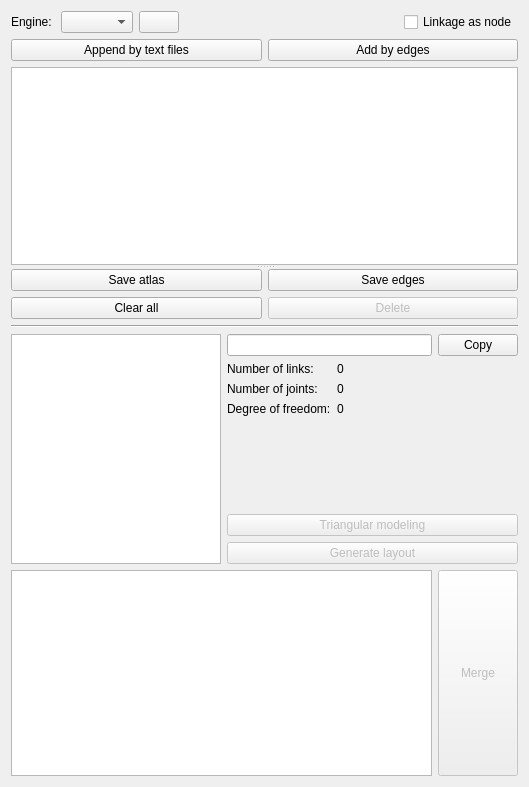
<?xml version="1.0" encoding="UTF-8"?>
<ui version="4.0">
 <class>Form</class>
 <widget class="QWidget" name="Form">
  <property name="geometry">
   <rect>
    <x>0</x>
    <y>0</y>
    <width>529</width>
    <height>787</height>
   </rect>
  </property>
  <property name="windowTitle">
   <string>Form</string>
  </property>
  <property name="windowIcon">
   <iconset resource="../../../icons.qrc">
    <normaloff>:/icons/collection-structure.png</normaloff>:/icons/collection-structure.png</iconset>
  </property>
  <layout class="QVBoxLayout" name="verticalLayout_4">
   <item>
    <layout class="QHBoxLayout" name="horizontalLayout">
     <item>
      <widget class="QLabel" name="graph_engine_text">
       <property name="text">
        <string>Engine: </string>
       </property>
      </widget>
     </item>
     <item>
      <widget class="QComboBox" name="graph_engine">
       <property name="statusTip">
        <string>Layout engine from NetworkX and Pydot (Graphviz).</string>
       </property>
       <property name="currentIndex">
        <number>-1</number>
       </property>
      </widget>
     </item>
     <item>
      <widget class="QPushButton" name="reload_atlas">
       <property name="toolTip">
        <string>Add to collection.</string>
       </property>
       <property name="text">
        <string/>
       </property>
       <property name="icon">
        <iconset resource="../../../icons.qrc">
         <normaloff>:/icons/dataupdate.png</normaloff>:/icons/dataupdate.png</iconset>
       </property>
      </widget>
     </item>
     <item>
      <spacer name="horizontalSpacer">
       <property name="orientation">
        <enum>Qt::Horizontal</enum>
       </property>
       <property name="sizeHint" stdset="0">
        <size>
         <width>40</width>
         <height>20</height>
        </size>
       </property>
      </spacer>
     </item>
     <item>
      <widget class="QCheckBox" name="graph_link_as_node">
       <property name="statusTip">
        <string>Show the edges as nodes.</string>
       </property>
       <property name="text">
        <string>Linkage as node</string>
       </property>
      </widget>
     </item>
    </layout>
   </item>
   <item>
    <layout class="QHBoxLayout" name="horizontalLayout_5">
     <item>
      <widget class="QPushButton" name="add_by_files_button">
       <property name="statusTip">
        <string>Add the chain by edge expression from text files.</string>
       </property>
       <property name="text">
        <string>Append by text files</string>
       </property>
      </widget>
     </item>
     <item>
      <widget class="QPushButton" name="add_by_edges_button">
       <property name="statusTip">
        <string>Add the chain by edge expression.</string>
       </property>
       <property name="text">
        <string>Add by edges</string>
       </property>
      </widget>
     </item>
    </layout>
   </item>
   <item>
    <widget class="QSplitter" name="splitter">
     <property name="orientation">
      <enum>Qt::Vertical</enum>
     </property>
     <widget class="QWidget" name="verticalLayoutWidget_2">
      <layout class="QVBoxLayout" name="verticalLayout_3">
       <item>
        <widget class="QListWidget" name="collection_list">
         <property name="contextMenuPolicy">
          <enum>Qt::CustomContextMenu</enum>
         </property>
         <property name="iconSize">
          <size>
           <width>100</width>
           <height>100</height>
          </size>
         </property>
         <property name="movement">
          <enum>QListView::Static</enum>
         </property>
         <property name="resizeMode">
          <enum>QListView::Adjust</enum>
         </property>
         <property name="spacing">
          <number>3</number>
         </property>
         <property name="viewMode">
          <enum>QListView::IconMode</enum>
         </property>
         <property name="uniformItemSizes">
          <bool>true</bool>
         </property>
        </widget>
       </item>
      </layout>
     </widget>
     <widget class="QWidget" name="verticalLayoutWidget">
      <layout class="QVBoxLayout" name="verticalLayout">
       <item>
        <layout class="QHBoxLayout" name="horizontalLayout_7">
         <item>
          <widget class="QPushButton" name="save_atlas">
           <property name="statusTip">
            <string>Save the atlas to image file.</string>
           </property>
           <property name="text">
            <string>Save atlas</string>
           </property>
           <property name="icon">
            <iconset resource="../../../icons.qrc">
             <normaloff>:/icons/picture.png</normaloff>:/icons/picture.png</iconset>
           </property>
          </widget>
         </item>
         <item>
          <widget class="QPushButton" name="save_edges">
           <property name="statusTip">
            <string>Save the edges of atlas to text file.</string>
           </property>
           <property name="text">
            <string>Save edges</string>
           </property>
           <property name="icon">
            <iconset resource="../../../icons.qrc">
             <normaloff>:/icons/properties.png</normaloff>:/icons/properties.png</iconset>
           </property>
          </widget>
         </item>
        </layout>
       </item>
       <item>
        <layout class="QHBoxLayout" name="horizontalLayout_6">
         <item>
          <widget class="QPushButton" name="clear_button">
           <property name="text">
            <string>Clear all</string>
           </property>
           <property name="icon">
            <iconset resource="../../../icons.qrc">
             <normaloff>:/icons/delete.png</normaloff>:/icons/delete.png</iconset>
           </property>
          </widget>
         </item>
         <item>
          <widget class="QPushButton" name="delete_button">
           <property name="enabled">
            <bool>false</bool>
           </property>
           <property name="statusTip">
            <string>Delete this chain.</string>
           </property>
           <property name="text">
            <string>Delete</string>
           </property>
           <property name="icon">
            <iconset resource="../../../icons.qrc">
             <normaloff>:/icons/delete.png</normaloff>:/icons/delete.png</iconset>
           </property>
          </widget>
         </item>
        </layout>
       </item>
       <item>
        <widget class="Line" name="line">
         <property name="orientation">
          <enum>Qt::Horizontal</enum>
         </property>
        </widget>
       </item>
       <item>
        <layout class="QHBoxLayout" name="horizontalLayout_2">
         <item>
          <widget class="QListWidget" name="selection_window">
           <property name="minimumSize">
            <size>
             <width>210</width>
             <height>230</height>
            </size>
           </property>
           <property name="maximumSize">
            <size>
             <width>210</width>
             <height>230</height>
            </size>
           </property>
           <property name="selectionMode">
            <enum>QAbstractItemView::NoSelection</enum>
           </property>
           <property name="iconSize">
            <size>
             <width>200</width>
             <height>200</height>
            </size>
           </property>
           <property name="movement">
            <enum>QListView::Static</enum>
           </property>
           <property name="viewMode">
            <enum>QListView::IconMode</enum>
           </property>
          </widget>
         </item>
         <item>
          <widget class="QWidget" name="widget" native="true">
           <property name="maximumSize">
            <size>
             <width>16777215</width>
             <height>230</height>
            </size>
           </property>
           <layout class="QVBoxLayout" name="verticalLayout_2">
            <property name="leftMargin">
             <number>0</number>
            </property>
            <property name="topMargin">
             <number>0</number>
            </property>
            <property name="rightMargin">
             <number>0</number>
            </property>
            <property name="bottomMargin">
             <number>0</number>
            </property>
            <item>
             <layout class="QHBoxLayout" name="horizontalLayout_3">
              <item>
               <widget class="QLineEdit" name="Expression_edges">
                <property name="readOnly">
                 <bool>true</bool>
                </property>
               </widget>
              </item>
              <item>
               <widget class="QPushButton" name="Expression_copy">
                <property name="statusTip">
                 <string>Copy expression.</string>
                </property>
                <property name="text">
                 <string>Copy</string>
                </property>
               </widget>
              </item>
             </layout>
            </item>
            <item>
             <layout class="QFormLayout" name="formLayout">
              <item row="0" column="0">
               <widget class="QLabel" name="NL_text">
                <property name="text">
                 <string>Number of links:</string>
                </property>
               </widget>
              </item>
              <item row="0" column="1">
               <widget class="QLabel" name="NL">
                <property name="text">
                 <string>0</string>
                </property>
               </widget>
              </item>
              <item row="1" column="0">
               <widget class="QLabel" name="NJ_text">
                <property name="text">
                 <string>Number of joints:</string>
                </property>
               </widget>
              </item>
              <item row="1" column="1">
               <widget class="QLabel" name="NJ">
                <property name="text">
                 <string>0</string>
                </property>
               </widget>
              </item>
              <item row="2" column="0">
               <widget class="QLabel" name="DOF_text">
                <property name="text">
                 <string>Degree of freedom:</string>
                </property>
               </widget>
              </item>
              <item row="2" column="1">
               <widget class="QLabel" name="DOF">
                <property name="text">
                 <string>0</string>
                </property>
               </widget>
              </item>
             </layout>
            </item>
            <item>
             <spacer name="verticalSpacer">
              <property name="orientation">
               <enum>Qt::Vertical</enum>
              </property>
              <property name="sizeHint" stdset="0">
               <size>
                <width>20</width>
                <height>40</height>
               </size>
              </property>
             </spacer>
            </item>
            <item>
             <widget class="QPushButton" name="triangle_button">
              <property name="enabled">
               <bool>false</bool>
              </property>
              <property name="statusTip">
               <string>Use trangular formula to do dimentional synthesis.</string>
              </property>
              <property name="text">
               <string>Triangular modeling</string>
              </property>
              <property name="icon">
               <iconset resource="../../../icons.qrc">
                <normaloff>:/icons/collection-triangular-iteration.png</normaloff>:/icons/collection-triangular-iteration.png</iconset>
              </property>
             </widget>
            </item>
            <item>
             <widget class="QPushButton" name="grounded_button">
              <property name="enabled">
               <bool>false</bool>
              </property>
              <property name="statusTip">
               <string>Re-layout the grounded chains.</string>
              </property>
              <property name="text">
               <string>Generate layout</string>
              </property>
              <property name="icon">
               <iconset resource="../../../icons.qrc">
                <normaloff>:/icons/dataupdate.png</normaloff>:/icons/dataupdate.png</iconset>
              </property>
             </widget>
            </item>
           </layout>
          </widget>
         </item>
        </layout>
       </item>
       <item>
        <layout class="QHBoxLayout" name="horizontalLayout_4">
         <item>
          <widget class="QListWidget" name="grounded_list">
           <property name="contextMenuPolicy">
            <enum>Qt::CustomContextMenu</enum>
           </property>
           <property name="iconSize">
            <size>
             <width>150</width>
             <height>150</height>
            </size>
           </property>
           <property name="movement">
            <enum>QListView::Static</enum>
           </property>
           <property name="resizeMode">
            <enum>QListView::Adjust</enum>
           </property>
           <property name="spacing">
            <number>3</number>
           </property>
           <property name="viewMode">
            <enum>QListView::IconMode</enum>
           </property>
           <property name="uniformItemSizes">
            <bool>true</bool>
           </property>
          </widget>
         </item>
         <item>
          <widget class="QPushButton" name="grounded_merge">
           <property name="enabled">
            <bool>false</bool>
           </property>
           <property name="sizePolicy">
            <sizepolicy hsizetype="Minimum" vsizetype="Expanding">
             <horstretch>0</horstretch>
             <verstretch>0</verstretch>
            </sizepolicy>
           </property>
           <property name="statusTip">
            <string>Merge the specified chain to canvas with current layout.</string>
           </property>
           <property name="text">
            <string>Merge</string>
           </property>
           <property name="icon">
            <iconset resource="../../../icons.qrc">
             <normaloff>:/icons/merge.png</normaloff>:/icons/merge.png</iconset>
           </property>
          </widget>
         </item>
        </layout>
       </item>
      </layout>
     </widget>
    </widget>
   </item>
  </layout>
 </widget>
 <resources>
  <include location="../../../icons.qrc"/>
 </resources>
 <connections/>
</ui>
